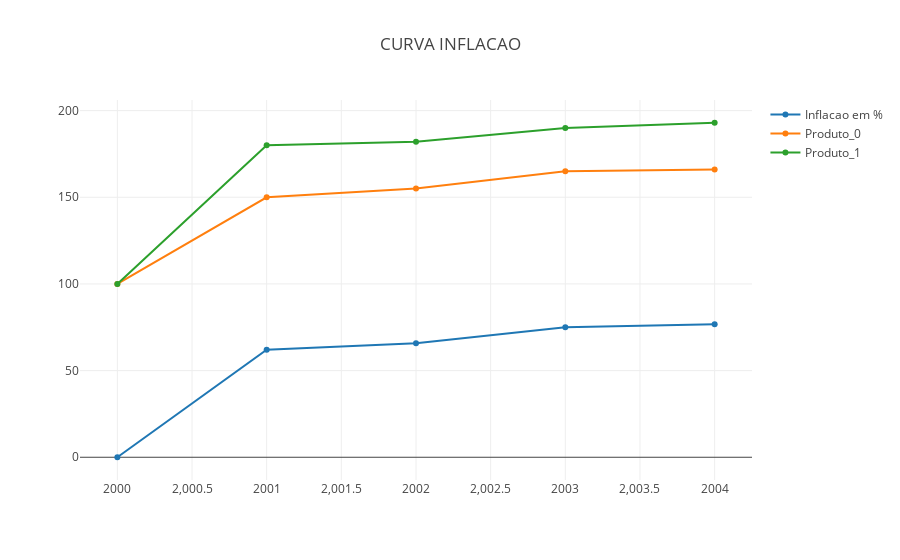

Source (notebook cell):
### Code cell
def inflacao():
    anos_dinheiro = {
        2000 : [100, 100],
        2001 : [150, 180],
        2002 : [155, 182],
        2003 : [165, 190],
        2004 : [166, 193],
    }
    percent = [0.6, 0.4]
    traces = []

    axis_y = []
    axis_x = []
    base = anos_dinheiro[2000][0] * percent[0] + anos_dinheiro[2000][1] * percent[1]
    for ano in anos_dinheiro:
        axis_x.append(ano)
        tot = anos_dinheiro[ano][0]*percent[0] + anos_dinheiro[ano][1]*percent[1]
        axis_y.append((tot - base))
    traces = []
    trace = go.Scatter(
        x=axis_x,
        y=axis_y,
        name = 'Inflacao em %'
    )
    traces.append(trace)
    axis_y1 = []
    axis_y2 = []
    for ano in anos_dinheiro:
        axis_y1.append(anos_dinheiro[ano][0])
        axis_y2.append(anos_dinheiro[ano][1])

    for index, y in enumerate([axis_y1, axis_y2]):
        trace = go.Scatter(
            x=axis_x,
            y=y,
            name = 'Produto_'+str(index)
        )
        traces.append(trace)


    fig = {
        "data": [trace for trace in traces],
        "layout": Layout(title="CURVA INFLACAO" )
    }

    iplot(fig)

inflacao()

### Figure 1 — Plotly figure (JSON) as saved in the notebook; plotly's stock layout.template omitted (floating-point values rounded to 4 significant figures)
{"data": [{"name": "Inflacao em %", "x": [2000, 2001, 2002, 2003, 2004], "y": [0, 62, 65.8, 75, 76.8], "type": "scatter", "uid": "ba653664-8b7a-11e8-9151-0242ac130010"}, {"name": "Produto_0", "x": [2000, 2001, 2002, 2003, 2004], "y": [100, 150, 155, 165, 166], "type": "scatter", "uid": "ba653ab0-8b7a-11e8-9151-0242ac130010"}, {"name": "Produto_1", "x": [2000, 2001, 2002, 2003, 2004], "y": [100, 180, 182, 190, 193], "type": "scatter", "uid": "ba653d76-8b7a-11e8-9151-0242ac130010"}], "layout": {"title": "CURVA INFLACAO"}}
